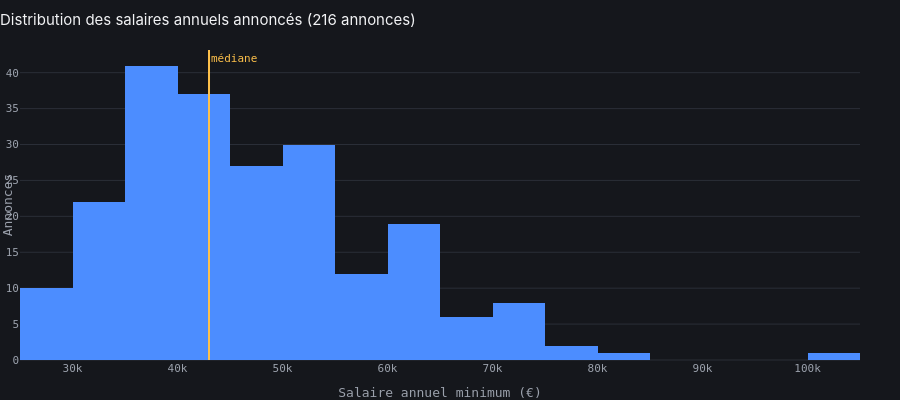

Notebook source saved alongside this figure:
### Code cell
df_sal = con.execute("""
    select salaire_min
    from fct_offre
    where salaire_periode = 'annuel' and salaire_annuel_plausible and est_annonce_canonique
""").df()

fig = go.Figure(go.Histogram(x=df_sal["salaire_min"], nbinsx=20, marker_color="#4C8DFF"))
fig.add_vline(x=df_sal["salaire_min"].median(), line_color="#FFC24B", line_width=2,
              annotation_text="médiane", annotation_font_color="#FFC24B")
fig.update_layout(
    title="Distribution des salaires annuels annoncés (216 annonces)",
    xaxis_title="Salaire annuel minimum (€)", yaxis_title="Annonces", height=400,
)
fig.show()

### Figure 1 — Plotly figure (JSON) as saved in the notebook; plotly's stock layout.template omitted (floating-point values rounded to 4 significant figures; data arrays with more than 128 entries replaced by an {"elided": "..."} marker saying what was removed)
{"data": [{"marker": {"color": "#4C8DFF"}, "nbinsx": 20, "type": "histogram", "x": {"elided": "216 int values"}}], "layout": {"annotations": [{"font": {"color": "#FFC24B"}, "showarrow": false, "text": "médiane", "x": 43000, "xanchor": "left", "xref": "x", "y": 1, "yanchor": "top", "yref": "y domain"}], "height": 400, "shapes": [{"line": {"color": "#FFC24B", "width": 2}, "type": "line", "x0": 43000, "x1": 43000, "xref": "x", "y0": 0, "y1": 1, "yref": "y domain"}], "title": {"text": "Distribution des salaires annuels annoncés (216 annonces)"}, "xaxis": {"title": {"text": "Salaire annuel minimum (€)"}}, "yaxis": {"title": {"text": "Annonces"}}}}
